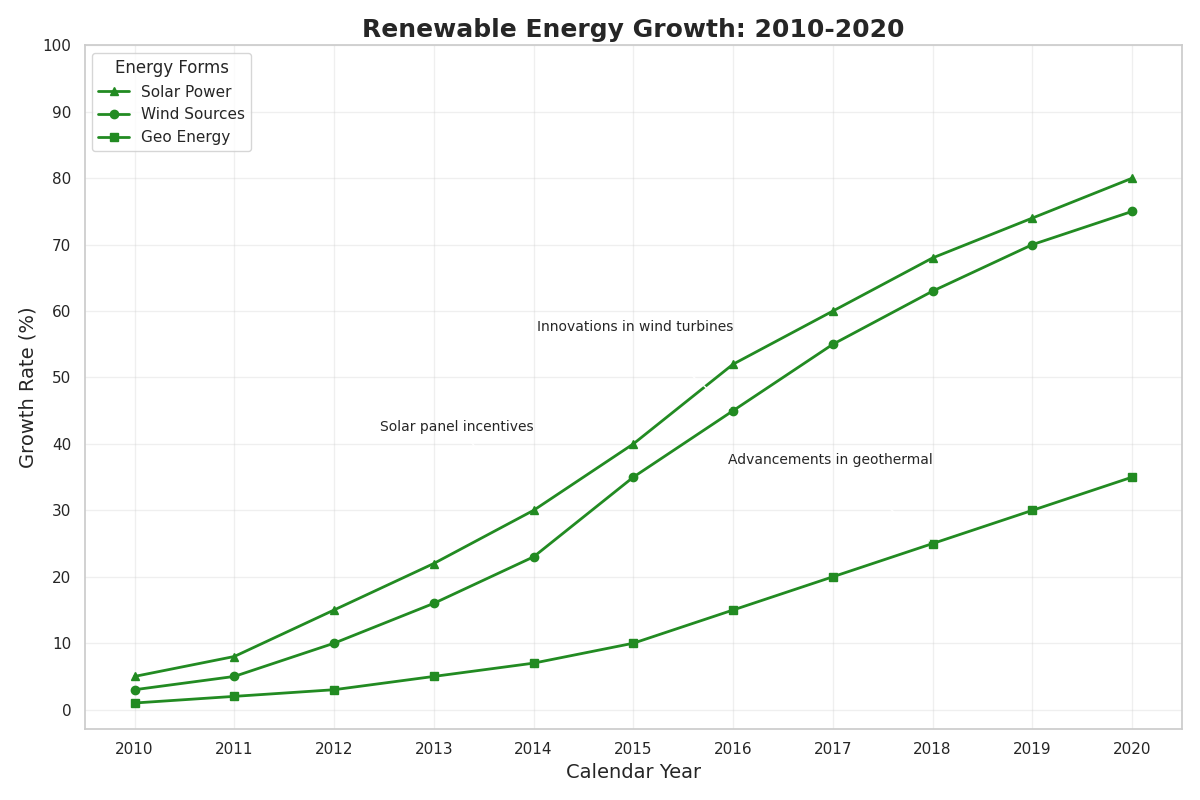

Source code (Python):
import numpy as np
import matplotlib.pyplot as plt

years = np.arange(2010, 2021)
solar = [5, 8, 15, 22, 30, 40, 52, 60, 68, 74, 80]
wind = [3, 5, 10, 16, 23, 35, 45, 55, 63, 70, 75]
geothermal = [1, 2, 3, 5, 7, 10, 15, 20, 25, 30, 35]

plt.figure(figsize=(12, 8))

# Slight shuffling of line styles and marker colors
plt.plot(years, solar, marker='^', color='forestgreen', linestyle='-', linewidth=2, label='Solar Power')
plt.plot(years, wind, marker='o', color='forestgreen', linestyle='-', linewidth=2, label='Wind Sources')
plt.plot(years, geothermal, marker='s', color='forestgreen', linestyle='-', linewidth=2, label='Geo Energy')

# Altering annotations with the same context
plt.annotate('Solar panel incentives', xy=(2014, solar[4]), xytext=(2014, solar[4] + 12),
             arrowprops=dict(facecolor='gray', arrowstyle='->'), fontsize=10, ha='right')
plt.annotate('Innovations in wind turbines', xy=(2016, wind[6]), xytext=(2016, wind[6] + 12),
             arrowprops=dict(facecolor='gray', arrowstyle='->'), fontsize=10, ha='right')
plt.annotate('Advancements in geothermal', xy=(2018, geothermal[8]), xytext=(2018, geothermal[8] + 12),
             arrowprops=dict(facecolor='gray', arrowstyle='->'), fontsize=10, ha='right')

# Altered title and label texts
plt.title('Renewable Energy Growth: 2010-2020', fontsize=18, fontweight='bold')
plt.xlabel('Calendar Year', fontsize=14)
plt.ylabel('Growth Rate (%)', fontsize=14)
plt.xticks(years)
plt.yticks(range(0, 101, 10))
plt.legend(loc='upper left', title='Energy Forms')

plt.grid(True, alpha=0.3)
plt.tight_layout()

plt.show()
